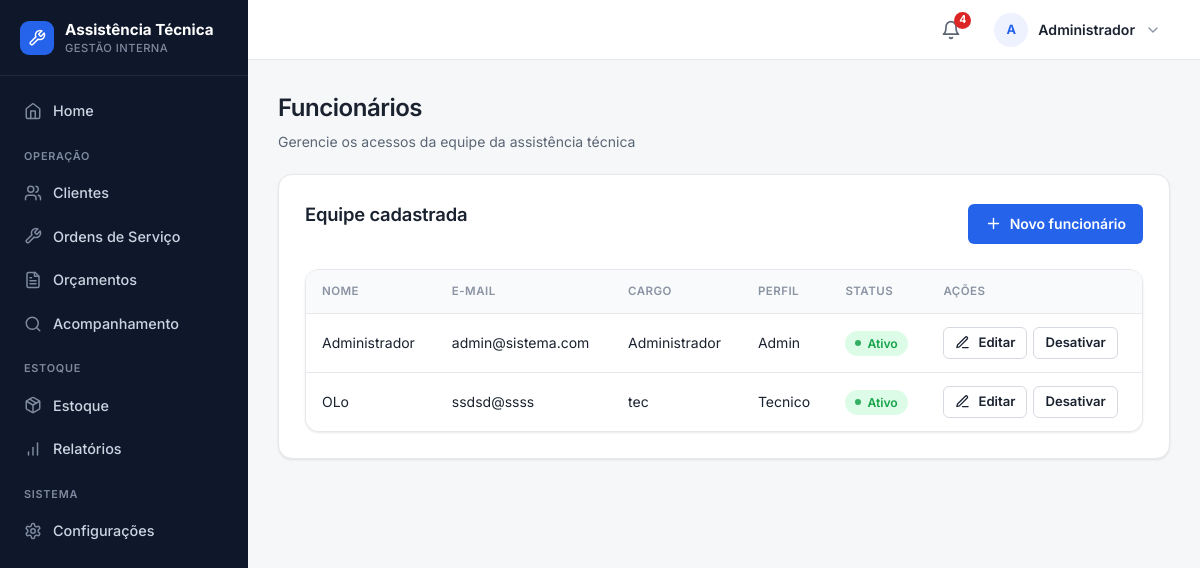
Before: /funcionarios (signed in) with the older database file.
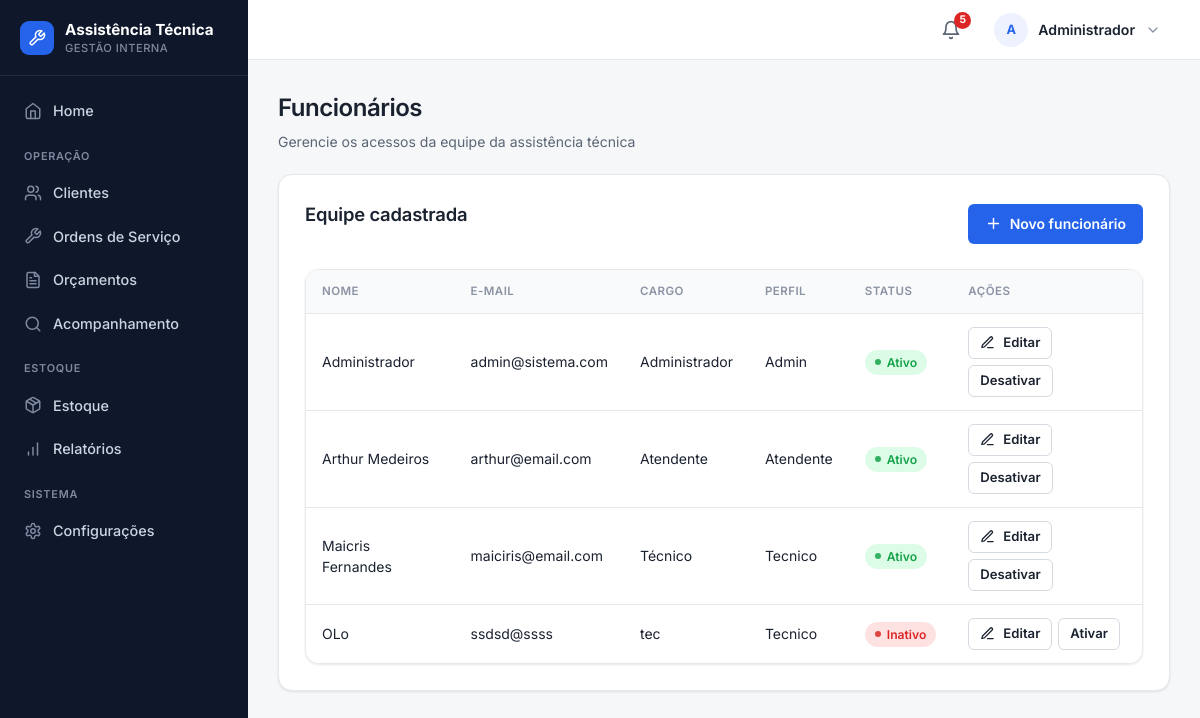
After: the same page with the newer database file.
### tables this page shows
CREATE TABLE funcionarios (
    id INTEGER PRIMARY KEY AUTOINCREMENT,
    nome TEXT NOT NULL,
    email TEXT NOT NULL UNIQUE,
    senha TEXT NOT NULL,
    cargo TEXT
, ativo INTEGER NOT NULL DEFAULT 1, perfil TEXT NOT NULL DEFAULT 'funcionario');

### routes/funcionarios.py (the view)
@funcionarios_bp.route("/funcionarios")
def listar_funcionarios():
    conexao = conectar()
    funcionarios = conexao.execute("""
        SELECT id, nome, email, cargo, ativo, perfil
        FROM funcionarios
        ORDER BY nome
    """).fetchall()
    conexao.close()
    return render_template("funcionarios_lista.html", funcionarios=funcionarios)

### app.py (called while the page is built)
@app.context_processor
def injetar_alertas_estoque():
    if "funcionario_id" not in session:
        return {"alerta_estoque_baixo": 0}
    conexao = conectar()
    total = conexao.execute(
        "SELECT COUNT(*) FROM pecas WHERE quantidade <= estoque_minimo"
    ).fetchone()[0]
    conexao.close()
    return {"alerta_estoque_baixo": total}

@app.context_processor
def injetar_permissoes():
    perfil = session.get("funcionario_perfil")
    return {
        "perfil_atual": perfil,
        "pode": lambda *perfis: perfil in perfis,
    }

@app.before_request
def proteger_rotas():
    rotas_livres = (
        "/login",
        "/acompanhamento",
        "/static",
    )
    if request.path.startswith(rotas_livres):
        return None
    if request.path == "/funcionarios/cadastrar" and _sem_funcionarios():
        return None
    if "funcionario_id" not in session:
        return redirect("/login")
    permitido = PERMISSOES.get(request.endpoint)
    if permitido is not None and session.get("funcionario_perfil") not in permitido:
        flash("Você não tem permissão para acessar esta área.", "erro")
        return redirect("/")
    return None

### templates/funcionarios_lista.html (shortened to what this page needs)
{% extends "base.html" %}
{% import 'partials/_icons.html' as icons %}
{% block conteudo %}
<div class="page-head">
    <h1>Funcionários</h1>
    <p>Gerencie os acessos da equipe da assistência técnica</p>
</div>
<div class="container">
    <div class="topo">
        <h2>Equipe cadastrada</h2>
        <div class="acoes-topo">
            <a href="{{ url_for('funcionarios.cadastrar_funcionario') }}" class="btn">
                {{ icons.icon('plus', 17) }} Novo funcionário
            </a>
        </div>
    </div>
    <div class="tabela-wrapper">
    <table>
        <thead>
            <tr>
                <th>Nome</th>
                <th>E-mail</th>
                <th>Cargo</th>
                <th>Perfil</th>
                <th>Status</th>
                <th>Ações</th>
            </tr>
        </thead>
        <tbody>
            {% for f in funcionarios %}
            <tr>
                <td>{{ f['nome'] }}</td>
                <td>{{ f['email'] }}</td>
                <td>{{ f['cargo'] or "—" }}</td>
                <td>{{ (f['perfil'] or 'funcionario')|capitalize }}</td>
                <td>
                    {% if f['ativo'] %}
                        <span class="status aprovado">Ativo</span>
                    {% else %}
                        <span class="status recusado">Inativo</span>
                    {% endif %}
                </td>
                <td>
                    <div class="acoes-celula">
                        <a href="{{ url_for('funcionarios.pagina_editar_funcionario', id=f['id']) }}"
                           class="editar btn--sm">{{ icons.icon('pencil', 15) }} Editar</a>
                        <form action="{{ url_for('funcionarios.alternar_status_funcionario', id=f['id']) }}"
                              method="POST" class="acoes-form">
                            <button type="submit" class="btn--secondary btn--sm">
                                {% if f['ativo'] %}Desativar{% else %}Ativar{% endif %}
                            </button>
                        </form>
                    </div>
                </td>
            </tr>
            {% endfor %}
        </tbody>
    </table>
    </div>
</div>
{% endblock %}

Changed rows visible on the page:
added funcionarios: nome "Arthur Medeiros", email "arthur@email.com", cargo "Atendente", perfil "Atendente", ativo "Ativo", {{ tamanho }} 15 (drawn)
added funcionarios: nome "Maicris Fernandes", email "maiciris@email.com", cargo "Técnico", perfil "Tecnico", ativo "Ativo", {{ tamanho }} 15 (drawn)
changed funcionarios "OLo": ativo "Ativo Desativar" → "Inativo Ativar"
Other visible differences:
{{ alerta_estoque_baixo }}: "4" → "5"
